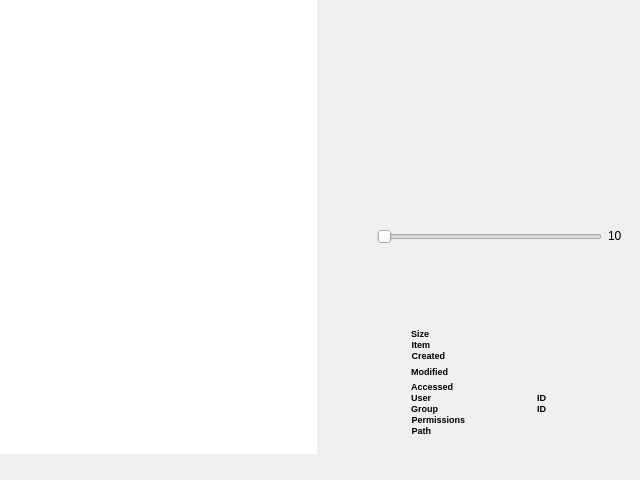
<?xml version="1.0" encoding="UTF-8"?>
<ui version="4.0">
 <class>Form</class>
 <widget class="QWidget" name="Form">
  <property name="geometry">
   <rect>
    <x>0</x>
    <y>0</y>
    <width>640</width>
    <height>480</height>
   </rect>
  </property>
  <property name="windowTitle">
   <string>Form</string>
  </property>
  <layout class="QGridLayout" name="gridLayout">
   <property name="leftMargin">
    <number>0</number>
   </property>
   <property name="topMargin">
    <number>0</number>
   </property>
   <property name="rightMargin">
    <number>0</number>
   </property>
   <property name="bottomMargin">
    <number>6</number>
   </property>
   <item row="1" column="0" colspan="2">
    <widget class="QFrame" name="frame">
     <property name="sizePolicy">
      <sizepolicy hsizetype="Preferred" vsizetype="Fixed">
       <horstretch>0</horstretch>
       <verstretch>0</verstretch>
      </sizepolicy>
     </property>
     <property name="frameShape">
      <enum>QFrame::NoFrame</enum>
     </property>
     <property name="frameShadow">
      <enum>QFrame::Plain</enum>
     </property>
     <layout class="QGridLayout" name="gridLayout_2">
      <property name="leftMargin">
       <number>0</number>
      </property>
      <property name="topMargin">
       <number>0</number>
      </property>
      <property name="rightMargin">
       <number>0</number>
      </property>
      <property name="bottomMargin">
       <number>0</number>
      </property>
      <item row="0" column="0">
       <widget class="QLabel" name="status">
        <property name="sizePolicy">
         <sizepolicy hsizetype="Preferred" vsizetype="Fixed">
          <horstretch>0</horstretch>
          <verstretch>0</verstretch>
         </sizepolicy>
        </property>
        <property name="styleSheet">
         <string notr="true">padding-left: 5px;</string>
        </property>
        <property name="text">
         <string/>
        </property>
       </widget>
      </item>
     </layout>
    </widget>
   </item>
   <item row="0" column="0">
    <widget class="QListWidget" name="list_widget">
     <property name="sizePolicy">
      <sizepolicy hsizetype="Expanding" vsizetype="Expanding">
       <horstretch>0</horstretch>
       <verstretch>0</verstretch>
      </sizepolicy>
     </property>
     <property name="cursor" stdset="0">
      <cursorShape>PointingHandCursor</cursorShape>
     </property>
     <property name="mouseTracking">
      <bool>true</bool>
     </property>
     <property name="frameShape">
      <enum>QFrame::NoFrame</enum>
     </property>
     <property name="frameShadow">
      <enum>QFrame::Plain</enum>
     </property>
     <property name="verticalScrollBarPolicy">
      <enum>Qt::ScrollBarAsNeeded</enum>
     </property>
     <property name="horizontalScrollBarPolicy">
      <enum>Qt::ScrollBarAsNeeded</enum>
     </property>
     <property name="gridSize">
      <size>
       <width>0</width>
       <height>50</height>
      </size>
     </property>
     <property name="wordWrap">
      <bool>true</bool>
     </property>
     <property name="sortingEnabled">
      <bool>true</bool>
     </property>
    </widget>
   </item>
   <item row="0" column="1">
    <widget class="QWidget" name="widget_info" native="true">
     <layout class="QGridLayout" name="gridLayout_9">
      <item row="2" column="0">
       <widget class="QFrame" name="frame_3">
        <property name="sizePolicy">
         <sizepolicy hsizetype="Preferred" vsizetype="Fixed">
          <horstretch>0</horstretch>
          <verstretch>0</verstretch>
         </sizepolicy>
        </property>
        <property name="font">
         <font>
          <pointsize>7</pointsize>
         </font>
        </property>
        <property name="frameShape">
         <enum>QFrame::NoFrame</enum>
        </property>
        <property name="frameShadow">
         <enum>QFrame::Plain</enum>
        </property>
        <layout class="QGridLayout" name="gridLayout_8">
         <property name="topMargin">
          <number>37</number>
         </property>
         <property name="spacing">
          <number>0</number>
         </property>
         <item row="6" column="1">
          <widget class="QLabel" name="label_8">
           <property name="sizePolicy">
            <sizepolicy hsizetype="Fixed" vsizetype="Preferred">
             <horstretch>0</horstretch>
             <verstretch>0</verstretch>
            </sizepolicy>
           </property>
           <property name="font">
            <font>
             <pointsize>7</pointsize>
             <weight>75</weight>
             <bold>true</bold>
            </font>
           </property>
           <property name="text">
            <string>Group</string>
           </property>
           <property name="alignment">
            <set>Qt::AlignRight|Qt::AlignTrailing|Qt::AlignVCenter</set>
           </property>
          </widget>
         </item>
         <item row="0" column="2" colspan="3">
          <widget class="QLabel" name="lsize">
           <property name="font">
            <font>
             <pointsize>7</pointsize>
            </font>
           </property>
           <property name="text">
            <string/>
           </property>
           <property name="wordWrap">
            <bool>true</bool>
           </property>
          </widget>
         </item>
         <item row="3" column="2" colspan="3">
          <widget class="QLabel" name="lmodified">
           <property name="font">
            <font>
             <pointsize>7</pointsize>
            </font>
           </property>
           <property name="text">
            <string/>
           </property>
           <property name="wordWrap">
            <bool>true</bool>
           </property>
          </widget>
         </item>
         <item row="5" column="4">
          <widget class="QLabel" name="luid">
           <property name="font">
            <font>
             <pointsize>7</pointsize>
            </font>
           </property>
           <property name="text">
            <string/>
           </property>
          </widget>
         </item>
         <item row="6" column="4">
          <widget class="QLabel" name="lgid">
           <property name="font">
            <font>
             <pointsize>7</pointsize>
            </font>
           </property>
           <property name="text">
            <string/>
           </property>
          </widget>
         </item>
         <item row="7" column="1">
          <widget class="QLabel" name="label_12">
           <property name="font">
            <font>
             <pointsize>7</pointsize>
             <weight>75</weight>
             <bold>true</bold>
            </font>
           </property>
           <property name="text">
            <string>Permissions</string>
           </property>
           <property name="alignment">
            <set>Qt::AlignRight|Qt::AlignTrailing|Qt::AlignVCenter</set>
           </property>
          </widget>
         </item>
         <item row="0" column="1">
          <widget class="QLabel" name="label_2">
           <property name="sizePolicy">
            <sizepolicy hsizetype="Fixed" vsizetype="Preferred">
             <horstretch>0</horstretch>
             <verstretch>0</verstretch>
            </sizepolicy>
           </property>
           <property name="font">
            <font>
             <pointsize>7</pointsize>
             <weight>75</weight>
             <bold>true</bold>
            </font>
           </property>
           <property name="text">
            <string>Size</string>
           </property>
           <property name="alignment">
            <set>Qt::AlignRight|Qt::AlignTrailing|Qt::AlignVCenter</set>
           </property>
          </widget>
         </item>
         <item row="3" column="1">
          <widget class="QLabel" name="label_4">
           <property name="sizePolicy">
            <sizepolicy hsizetype="Fixed" vsizetype="Preferred">
             <horstretch>0</horstretch>
             <verstretch>0</verstretch>
            </sizepolicy>
           </property>
           <property name="font">
            <font>
             <pointsize>7</pointsize>
             <weight>75</weight>
             <bold>true</bold>
            </font>
           </property>
           <property name="text">
            <string>Modified</string>
           </property>
           <property name="alignment">
            <set>Qt::AlignRight|Qt::AlignTrailing|Qt::AlignVCenter</set>
           </property>
          </widget>
         </item>
         <item row="6" column="3">
          <widget class="QLabel" name="label_10">
           <property name="sizePolicy">
            <sizepolicy hsizetype="Fixed" vsizetype="Preferred">
             <horstretch>0</horstretch>
             <verstretch>0</verstretch>
            </sizepolicy>
           </property>
           <property name="font">
            <font>
             <pointsize>7</pointsize>
             <weight>75</weight>
             <bold>true</bold>
            </font>
           </property>
           <property name="text">
            <string>ID  </string>
           </property>
          </widget>
         </item>
         <item row="5" column="3">
          <widget class="QLabel" name="label_9">
           <property name="sizePolicy">
            <sizepolicy hsizetype="Fixed" vsizetype="Preferred">
             <horstretch>0</horstretch>
             <verstretch>0</verstretch>
            </sizepolicy>
           </property>
           <property name="font">
            <font>
             <pointsize>7</pointsize>
             <weight>75</weight>
             <bold>true</bold>
            </font>
           </property>
           <property name="text">
            <string>ID  </string>
           </property>
          </widget>
         </item>
         <item row="4" column="1">
          <widget class="QLabel" name="label_6">
           <property name="sizePolicy">
            <sizepolicy hsizetype="Fixed" vsizetype="Preferred">
             <horstretch>0</horstretch>
             <verstretch>0</verstretch>
            </sizepolicy>
           </property>
           <property name="font">
            <font>
             <pointsize>7</pointsize>
             <weight>75</weight>
             <bold>true</bold>
            </font>
           </property>
           <property name="text">
            <string>Accessed</string>
           </property>
           <property name="alignment">
            <set>Qt::AlignRight|Qt::AlignTrailing|Qt::AlignVCenter</set>
           </property>
          </widget>
         </item>
         <item row="2" column="2" colspan="3">
          <widget class="QLabel" name="lcreated">
           <property name="font">
            <font>
             <pointsize>7</pointsize>
            </font>
           </property>
           <property name="text">
            <string/>
           </property>
           <property name="wordWrap">
            <bool>true</bool>
           </property>
          </widget>
         </item>
         <item row="8" column="2" colspan="3">
          <widget class="QLabel" name="lpath">
           <property name="font">
            <font>
             <pointsize>7</pointsize>
            </font>
           </property>
           <property name="text">
            <string/>
           </property>
           <property name="wordWrap">
            <bool>true</bool>
           </property>
          </widget>
         </item>
         <item row="8" column="1">
          <widget class="QLabel" name="label_5">
           <property name="sizePolicy">
            <sizepolicy hsizetype="Fixed" vsizetype="Preferred">
             <horstretch>0</horstretch>
             <verstretch>0</verstretch>
            </sizepolicy>
           </property>
           <property name="font">
            <font>
             <pointsize>7</pointsize>
             <weight>75</weight>
             <bold>true</bold>
            </font>
           </property>
           <property name="text">
            <string>Path</string>
           </property>
           <property name="alignment">
            <set>Qt::AlignRight|Qt::AlignTrailing|Qt::AlignVCenter</set>
           </property>
          </widget>
         </item>
         <item row="6" column="2">
          <widget class="QLabel" name="lgroup">
           <property name="font">
            <font>
             <pointsize>7</pointsize>
            </font>
           </property>
           <property name="text">
            <string/>
           </property>
           <property name="wordWrap">
            <bool>true</bool>
           </property>
          </widget>
         </item>
         <item row="7" column="2" colspan="3">
          <widget class="QLabel" name="lpermissions">
           <property name="font">
            <font>
             <pointsize>7</pointsize>
            </font>
           </property>
           <property name="text">
            <string/>
           </property>
          </widget>
         </item>
         <item row="4" column="2" colspan="3">
          <widget class="QLabel" name="laccessed">
           <property name="font">
            <font>
             <pointsize>7</pointsize>
            </font>
           </property>
           <property name="text">
            <string/>
           </property>
           <property name="wordWrap">
            <bool>true</bool>
           </property>
          </widget>
         </item>
         <item row="1" column="2" colspan="3">
          <widget class="QLabel" name="litems">
           <property name="font">
            <font>
             <pointsize>7</pointsize>
            </font>
           </property>
           <property name="text">
            <string/>
           </property>
           <property name="wordWrap">
            <bool>true</bool>
           </property>
          </widget>
         </item>
         <item row="1" column="1">
          <widget class="QLabel" name="label_3">
           <property name="sizePolicy">
            <sizepolicy hsizetype="Fixed" vsizetype="Preferred">
             <horstretch>0</horstretch>
             <verstretch>0</verstretch>
            </sizepolicy>
           </property>
           <property name="font">
            <font>
             <pointsize>7</pointsize>
             <weight>75</weight>
             <bold>true</bold>
            </font>
           </property>
           <property name="text">
            <string>Item</string>
           </property>
           <property name="alignment">
            <set>Qt::AlignRight|Qt::AlignTrailing|Qt::AlignVCenter</set>
           </property>
          </widget>
         </item>
         <item row="5" column="1">
          <widget class="QLabel" name="label_7">
           <property name="sizePolicy">
            <sizepolicy hsizetype="Fixed" vsizetype="Preferred">
             <horstretch>0</horstretch>
             <verstretch>0</verstretch>
            </sizepolicy>
           </property>
           <property name="font">
            <font>
             <pointsize>7</pointsize>
             <weight>75</weight>
             <bold>true</bold>
            </font>
           </property>
           <property name="text">
            <string>User</string>
           </property>
           <property name="alignment">
            <set>Qt::AlignRight|Qt::AlignTrailing|Qt::AlignVCenter</set>
           </property>
          </widget>
         </item>
         <item row="2" column="1">
          <widget class="QLabel" name="label_11">
           <property name="sizePolicy">
            <sizepolicy hsizetype="Fixed" vsizetype="Preferred">
             <horstretch>0</horstretch>
             <verstretch>0</verstretch>
            </sizepolicy>
           </property>
           <property name="font">
            <font>
             <pointsize>7</pointsize>
             <weight>75</weight>
             <bold>true</bold>
            </font>
           </property>
           <property name="text">
            <string>Created</string>
           </property>
           <property name="alignment">
            <set>Qt::AlignRight|Qt::AlignTrailing|Qt::AlignVCenter</set>
           </property>
          </widget>
         </item>
         <item row="3" column="0">
          <spacer name="horizontalSpacer">
           <property name="orientation">
            <enum>Qt::Horizontal</enum>
           </property>
           <property name="sizeType">
            <enum>QSizePolicy::Fixed</enum>
           </property>
           <property name="sizeHint" stdset="0">
            <size>
             <width>70</width>
             <height>20</height>
            </size>
           </property>
          </spacer>
         </item>
         <item row="5" column="2">
          <widget class="QLabel" name="luser">
           <property name="font">
            <font>
             <pointsize>7</pointsize>
            </font>
           </property>
           <property name="text">
            <string/>
           </property>
           <property name="wordWrap">
            <bool>true</bool>
           </property>
          </widget>
         </item>
        </layout>
       </widget>
      </item>
      <item row="0" column="0">
       <widget class="QFrame" name="frame_2">
        <property name="sizePolicy">
         <sizepolicy hsizetype="Expanding" vsizetype="Preferred">
          <horstretch>0</horstretch>
          <verstretch>0</verstretch>
         </sizepolicy>
        </property>
        <property name="frameShape">
         <enum>QFrame::NoFrame</enum>
        </property>
        <property name="frameShadow">
         <enum>QFrame::Plain</enum>
        </property>
        <layout class="QGridLayout" name="gridLayout_6">
         <item row="1" column="2">
          <widget class="QSlider" name="slide_video">
           <property name="maximum">
            <number>99</number>
           </property>
           <property name="orientation">
            <enum>Qt::Horizontal</enum>
           </property>
           <property name="invertedAppearance">
            <bool>false</bool>
           </property>
           <property name="invertedControls">
            <bool>false</bool>
           </property>
           <property name="tickPosition">
            <enum>QSlider::NoTicks</enum>
           </property>
           <property name="tickInterval">
            <number>0</number>
           </property>
          </widget>
         </item>
         <item row="1" column="1">
          <widget class="QToolButton" name="btn_video">
           <property name="text">
            <string/>
           </property>
           <property name="autoRaise">
            <bool>true</bool>
           </property>
           <property name="arrowType">
            <enum>Qt::NoArrow</enum>
           </property>
          </widget>
         </item>
         <item row="1" column="3">
          <widget class="QLabel" name="label_slide_value">
           <property name="sizePolicy">
            <sizepolicy hsizetype="Fixed" vsizetype="Fixed">
             <horstretch>0</horstretch>
             <verstretch>0</verstretch>
            </sizepolicy>
           </property>
           <property name="text">
            <string>10</string>
           </property>
          </widget>
         </item>
         <item row="0" column="0" colspan="4">
          <widget class="QLabel" name="image">
           <property name="text">
            <string/>
           </property>
           <property name="alignment">
            <set>Qt::AlignCenter</set>
           </property>
          </widget>
         </item>
        </layout>
       </widget>
      </item>
      <item row="1" column="0">
       <widget class="QLabel" name="title">
        <property name="sizePolicy">
         <sizepolicy hsizetype="Preferred" vsizetype="Fixed">
          <horstretch>0</horstretch>
          <verstretch>0</verstretch>
         </sizepolicy>
        </property>
        <property name="font">
         <font>
          <pointsize>14</pointsize>
         </font>
        </property>
        <property name="text">
         <string/>
        </property>
        <property name="alignment">
         <set>Qt::AlignCenter</set>
        </property>
        <property name="wordWrap">
         <bool>true</bool>
        </property>
       </widget>
      </item>
     </layout>
    </widget>
   </item>
  </layout>
 </widget>
 <resources/>
 <connections/>
</ui>
